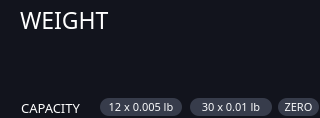
   <widget class="QWidget" name="wgtWeightBox" native="true">
    <property name="geometry">
     <rect>
      <x>0</x>
      <y>650</y>
      <width>320</width>
      <height>118</height>
     </rect>
    </property>
    <property name="sizePolicy">
     <sizepolicy hsizetype="Fixed" vsizetype="Fixed">
      <horstretch>0</horstretch>
      <verstretch>0</verstretch>
     </sizepolicy>
    </property>
    <property name="minimumSize">
     <size>
      <width>320</width>
      <height>118</height>
     </size>
    </property>
    <property name="maximumSize">
     <size>
      <width>320</width>
      <height>118</height>
     </size>
    </property>
    <property name="styleSheet">
     <string notr="true">background-color: rgb(18,20,29);</string>
    </property>
    <widget class="QLabel" name="lblLowRange">
     <property name="geometry">
      <rect>
       <x>100</x>
       <y>98</y>
       <width>82</width>
       <height>18</height>
      </rect>
     </property>
     <property name="minimumSize">
      <size>
       <width>82</width>
       <height>18</height>
      </size>
     </property>
     <property name="maximumSize">
      <size>
       <width>82</width>
       <height>18</height>
      </size>
     </property>
     <property name="font">
      <font>
       <family>Poppins</family>
       <pointsize>8</pointsize>
      </font>
     </property>
     <property name="styleSheet">
      <string notr="true">background-color: rgb(55,60,75);
color: rgb(249,250,251);
border-radius: 9px;</string>
     </property>
     <property name="text">
      <string>12 x 0.005 lb</string>
     </property>
     <property name="alignment">
      <set>Qt::AlignCenter</set>
     </property>
    </widget>
    <widget class="QLabel" name="lblWeightTitle">
     <property name="geometry">
      <rect>
       <x>20</x>
       <y>7</y>
       <width>131</width>
       <height>25</height>
      </rect>
     </property>
     <property name="font">
      <font>
       <family>Poppins Medium</family>
       <pointsize>17</pointsize>
      </font>
     </property>
     <property name="styleSheet">
      <string notr="true">color: white;</string>
     </property>
     <property name="text">
      <string>WEIGHT</string>
     </property>
     <property name="alignment">
      <set>Qt::AlignLeading|Qt::AlignLeft|Qt::AlignVCenter</set>
     </property>
    </widget>
    <widget class="QLabel" name="lblCapacity">
     <property name="geometry">
      <rect>
       <x>0</x>
       <y>98</y>
       <width>101</width>
       <height>20</height>
      </rect>
     </property>
     <property name="font">
      <font>
       <family>Poppins</family>
       <pointsize>10</pointsize>
      </font>
     </property>
     <property name="styleSheet">
      <string notr="true">color: white;</string>
     </property>
     <property name="text">
      <string>CAPACITY</string>
     </property>
     <property name="alignment">
      <set>Qt::AlignCenter</set>
     </property>
    </widget>
    <widget class="QLabel" name="lblWeight">
     <property name="geometry">
      <rect>
       <x>20</x>
       <y>36</y>
       <width>301</width>
       <height>61</height>
      </rect>
     </property>
     <property name="font">
      <font>
       <family>Poppins</family>
       <pointsize>42</pointsize>
       <weight>75</weight>
       <bold>true</bold>
       <kerning>true</kerning>
      </font>
     </property>
     <property name="styleSheet">
      <string notr="true">color: white;</string>
     </property>
     <property name="text">
      <string notr="true"/>
     </property>
     <property name="textFormat">
      <enum>Qt::AutoText</enum>
     </property>
     <property name="alignment">
      <set>Qt::AlignLeading|Qt::AlignLeft|Qt::AlignVCenter</set>
     </property>
    </widget>
    <widget class="QLabel" name="lblHighRange">
     <property name="geometry">
      <rect>
       <x>190</x>
       <y>98</y>
       <width>82</width>
       <height>18</height>
      </rect>
     </property>
     <property name="minimumSize">
      <size>
       <width>82</width>
       <height>18</height>
      </size>
     </property>
     <property name="maximumSize">
      <size>
       <width>82</width>
       <height>18</height>
      </size>
     </property>
     <property name="font">
      <font>
       <family>Poppins</family>
       <pointsize>8</pointsize>
      </font>
     </property>
     <property name="styleSheet">
      <string notr="true">border-radius: 9px;
background-color: rgb(55,60,75);
color: rgb(249,250,251);</string>
     </property>
     <property name="text">
      <string>30 x 0.01 lb</string>
     </property>
     <property name="alignment">
      <set>Qt::AlignCenter</set>
     </property>
    </widget>
    <widget class="QLabel" name="lblZero">
     <property name="geometry">
      <rect>
       <x>278</x>
       <y>98</y>
       <width>41</width>
       <height>18</height>
      </rect>
     </property>
     <property name="minimumSize">
      <size>
       <width>41</width>
       <height>18</height>
      </size>
     </property>
     <property name="maximumSize">
      <size>
       <width>41</width>
       <height>18</height>
      </size>
     </property>
     <property name="font">
      <font>
       <family>Poppins</family>
       <pointsize>8</pointsize>
      </font>
     </property>
     <property name="styleSheet">
      <string notr="true">border-radius: 9px;
background-color: rgb(55,60,75);
color: rgb(249,250,251);</string>
     </property>
     <property name="text">
      <string>ZERO</string>
     </property>
     <property name="alignment">
      <set>Qt::AlignCenter</set>
     </property>
    </widget>
    <zorder>lblWeightTitle</zorder>
    <zorder>lblWeight</zorder>
    <zorder>lblCapacity</zorder>
    <zorder>lblLowRange</zorder>
    <zorder>lblHighRange</zorder>
    <zorder>lblZero</zorder>
   </widget>
